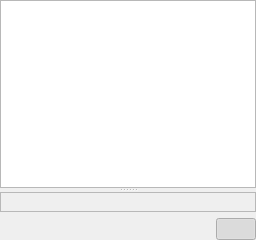
          <widget class="QWidget" name="lytTabOutline">
           <attribute name="title">
            <string>Outline</string>
           </attribute>
           <layout class="QVBoxLayout" name="verticalLayout_27">
            <property name="leftMargin">
             <number>0</number>
            </property>
            <property name="topMargin">
             <number>0</number>
            </property>
            <property name="rightMargin">
             <number>0</number>
            </property>
            <property name="bottomMargin">
             <number>0</number>
            </property>
            <item>
             <widget class="QSplitter" name="splitterOutlineH">
              <property name="orientation">
               <enum>Qt::Horizontal</enum>
              </property>
              <widget class="QWidget" name="layoutWidget">
               <layout class="QVBoxLayout" name="verticalLayout_14">
                <item>
                 <widget class="QSplitter" name="splitterOutlineV">
                  <property name="orientation">
                   <enum>Qt::Vertical</enum>
                  </property>
                  <widget class="outlineView" name="treeOutlineOutline">
                   <property name="dragEnabled">
                    <bool>true</bool>
                   </property>
                   <property name="dragDropMode">
                    <enum>QAbstractItemView::DragDrop</enum>
                   </property>
                   <property name="defaultDropAction">
                    <enum>Qt::MoveAction</enum>
                   </property>
                   <property name="selectionMode">
                    <enum>QAbstractItemView::ExtendedSelection</enum>
                   </property>
                   <attribute name="headerStretchLastSection">
                    <bool>false</bool>
                   </attribute>
                  </widget>
                  <widget class="QFrame" name="frame">
                   <property name="frameShape">
                    <enum>QFrame::StyledPanel</enum>
                   </property>
                   <property name="frameShadow">
                    <enum>QFrame::Raised</enum>
                   </property>
                   <layout class="QVBoxLayout" name="verticalLayout_13">
                    <item>
                     <widget class="basicItemView" name="outlineItemEditor" native="true"/>
                    </item>
                   </layout>
                  </widget>
                 </widget>
                </item>
                <item>
                 <layout class="QHBoxLayout" name="horizontalLayout_18">
                  <item>
                   <widget class="QPushButton" name="btnOutlineAddFolder">
                    <property name="text">
                     <string/>
                    </property>
                    <property name="icon">
                     <iconset theme="folder-new">
                      <normaloff>.</normaloff>.</iconset>
                    </property>
                    <property name="flat">
                     <bool>true</bool>
                    </property>
                   </widget>
                  </item>
                  <item>
                   <widget class="QPushButton" name="btnOutlineAddText">
                    <property name="text">
                     <string/>
                    </property>
                    <property name="icon">
                     <iconset theme="document-new">
                      <normaloff>.</normaloff>.</iconset>
                    </property>
                    <property name="flat">
                     <bool>true</bool>
                    </property>
                   </widget>
                  </item>
                  <item>
                   <widget class="QPushButton" name="btnOutlineRemoveItem">
                    <property name="text">
                     <string/>
                    </property>
                    <property name="icon">
                     <iconset theme="list-remove">
                      <normaloff>.</normaloff>.</iconset>
                    </property>
                    <property name="flat">
                     <bool>true</bool>
                    </property>
                   </widget>
                  </item>
                  <item>
                   <spacer name="horizontalSpacer">
                    <property name="orientation">
                     <enum>Qt::Horizontal</enum>
                    </property>
                    <property name="sizeHint" stdset="0">
                     <size>
                      <width>40</width>
                      <height>20</height>
                     </size>
                    </property>
                   </spacer>
                  </item>
                  <item>
                   <widget class="QPushButton" name="btnPlanShowDetails">
                    <property name="text">
                     <string/>
                    </property>
                    <property name="icon">
                     <iconset theme="text-x-generic">
                      <normaloff>.</normaloff>.</iconset>
                    </property>
                    <property name="checkable">
                     <bool>true</bool>
                    </property>
                    <property name="checked">
                     <bool>true</bool>
                    </property>
                    <property name="flat">
                     <bool>true</bool>
                    </property>
                   </widget>
                  </item>
                 </layout>
                </item>
               </layout>
              </widget>
             </widget>
            </item>
           </layout>
          </widget>
